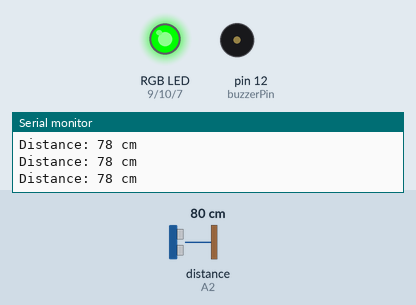
The sketch below on a simulated Arduino Uno, built with avr-gcc and run on an emulated ATmega328P. On the bench: an RGB LED mixed from three pins (HIGH = lit), buzzer (waves = sounding, pin HIGH), the last lines printed to the serial monitor. Wiring (inferred from the names in the program): ultrasonic range finder: trigger A1; echo A2. Dashed ring = blinking. Inputs (shaded band) come from the test bench; at power-on: distance to the obstacle (sensor on A2) 80 cm. The echo pulse lasts 58.3 µs per cm; pins used as bus, display or sensor lines are not drawn.

Above: at 1.2 s.
1.3 s: distance to the obstacle (sensor on A2) set to 32 cm
2.8 s: distance to the obstacle (sensor on A2) set to 28 cm
At 3.16 s:
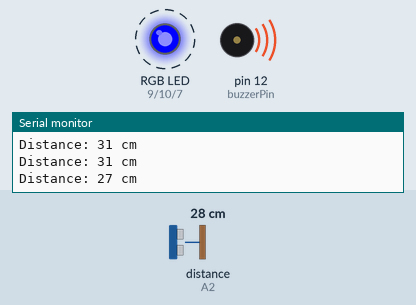
5.8 s: distance to the obstacle (sensor on A2) set to 35 cm
At 6.1 s:
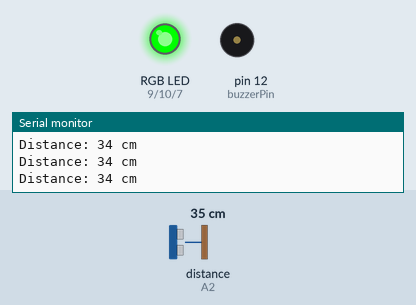
7.3 s: distance to the obstacle (sensor on A2) set to 2 cm
At 7.46 s:
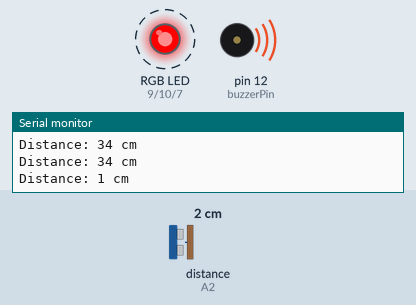
Timing chart, 0 to 11.3 s (numbered marks = the images above; inputs shaded):
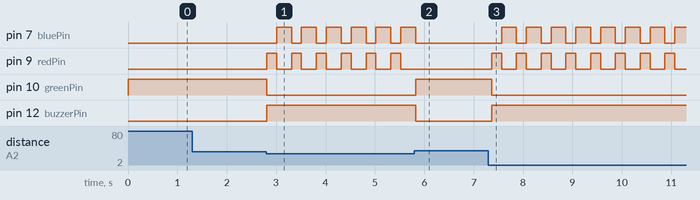

The sketch:

41_UltrasonicSecurityBarrier.ino
```cpp
// Ultrasonic Security Barrier
// Components: Ultrasonic Sensor, Buzzer, RGB LED

// Ultrasonic pins
const int trigPin = A1;
const int echoPin = A2;

// Buzzer pin
const int buzzerPin = 12;

// RGB LED pins
const int redPin = 9;
const int greenPin = 10;
const int bluePin = 7;

// Variables
long duration;
int distance;
const int threshold = 30; // cm

void setup() {
  Serial.begin(9600);

  pinMode(trigPin, OUTPUT);
  pinMode(echoPin, INPUT);
  pinMode(buzzerPin, OUTPUT);

  pinMode(redPin, OUTPUT);
  pinMode(greenPin, OUTPUT);
  pinMode(bluePin, OUTPUT);

  // Turn off outputs initially
  digitalWrite(buzzerPin, LOW);
  setColor(0, 0, 0);
}

void loop() {
  // Measure distance using Ultrasonic
  digitalWrite(trigPin, LOW);
  delayMicroseconds(2);
  digitalWrite(trigPin, HIGH);
  delayMicroseconds(10);
  digitalWrite(trigPin, LOW);

  duration = pulseIn(echoPin, HIGH);
  distance = duration * 0.034 / 2; // Convert to cm

  Serial.print("Distance: ");
  Serial.print(distance);
  Serial.println(" cm");

  // Security check
  if (distance > 0 && distance < threshold) {
    // Trigger alarm
    digitalWrite(buzzerPin, HIGH);

    // Flashing RGB warning
    setColor(255, 0, 0);  // Red
    delay(200);
    setColor(0, 0, 255);  // Blue
    delay(200);
  } else {
    // No alarm
    digitalWrite(buzzerPin, LOW);
    setColor(0, 255, 0); // Green = Safe
  }

  delay(100);
}

// ====== Helper Function ======
void setColor(int r, int g, int b) {
  analogWrite(redPin, r);
  analogWrite(greenPin, g);
  analogWrite(bluePin, b);
}
```

Measured:
- the behaviour switches between 31 and 30 cm on distance to the obstacle (sensor on A2) (found by bisection; images 0 and 1)
- after the input at 2.8 s, pin 7 (bluePin): alternates HIGH for 0.30 s and LOW for 0.20 s, starting after 0.21 s; pin 9 (redPin): alternates HIGH for 0.20 s and LOW for 0.30 s, starting at once; pin 10 (greenPin): HIGH → LOW at once; pin 12 (buzzerPin): LOW → HIGH at once
- after the input at 5.8 s, pin 7 (bluePin): goes on until 5.8 s, then stays LOW; pin 9 (redPin): stops changing and stays LOW; pin 10 (greenPin): LOW → HIGH at once; pin 12 (buzzerPin): HIGH → LOW at once
- after the input at 7.3 s, pin 7 (bluePin): alternates HIGH for 0.30 s and LOW for 0.20 s, starting after 0.27 s; pin 9 (redPin): alternates HIGH for 0.20 s and LOW for 0.30 s, starting after 0.07 s; pin 10 (greenPin): HIGH → LOW after 0.07 s; pin 12 (buzzerPin): LOW → HIGH after 0.07 s
